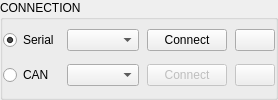
       <widget class="QGroupBox" name="ConnectionGroupBox">
        <property name="title">
         <string>CONNECTION</string>
        </property>
        <layout class="QGridLayout" name="gridLayout_12">
         <property name="leftMargin">
          <number>0</number>
         </property>
         <property name="topMargin">
          <number>0</number>
         </property>
         <property name="rightMargin">
          <number>0</number>
         </property>
         <property name="bottomMargin">
          <number>0</number>
         </property>
         <property name="horizontalSpacing">
          <number>8</number>
         </property>
         <property name="verticalSpacing">
          <number>4</number>
         </property>
         <item row="0" column="0">
          <widget class="QRadioButton" name="SerialRadioBtn">
           <property name="text">
            <string>Serial</string>
           </property>
           <property name="checked">
            <bool>true</bool>
           </property>
          </widget>
         </item>
         <item row="0" column="1">
          <widget class="QComboBox" name="SerialCombo">
           <property name="sizePolicy">
            <sizepolicy hsizetype="Minimum" vsizetype="Fixed">
             <horstretch>0</horstretch>
             <verstretch>0</verstretch>
            </sizepolicy>
           </property>
          </widget>
         </item>
         <item row="0" column="2">
          <widget class="QPushButton" name="SerialConnectBtn">
           <property name="text">
            <string>Connect</string>
           </property>
          </widget>
         </item>
         <item row="0" column="3">
          <widget class="QPushButton" name="SerialRefreshBtn">
           <property name="sizePolicy">
            <sizepolicy hsizetype="Maximum" vsizetype="Fixed">
             <horstretch>0</horstretch>
             <verstretch>0</verstretch>
            </sizepolicy>
           </property>
           <property name="toolTip">
            <string>Refresh</string>
           </property>
           <property name="text">
            <string/>
           </property>
           <property name="icon">
            <iconset resource="icons.qrc">
             <normaloff>:/icons/refresh_white.svg</normaloff>:/icons/refresh_white.svg</iconset>
           </property>
           <property name="iconSize">
            <size>
             <width>16</width>
             <height>16</height>
            </size>
           </property>
          </widget>
         </item>
         <item row="1" column="0">
          <widget class="QRadioButton" name="CanRadioBtn">
           <property name="text">
            <string>CAN</string>
           </property>
          </widget>
         </item>
         <item row="1" column="1">
          <widget class="QComboBox" name="CanCombo">
           <property name="sizePolicy">
            <sizepolicy hsizetype="Minimum" vsizetype="Fixed">
             <horstretch>0</horstretch>
             <verstretch>0</verstretch>
            </sizepolicy>
           </property>
          </widget>
         </item>
         <item row="1" column="2">
          <widget class="QPushButton" name="CanConnectBtn">
           <property name="enabled">
            <bool>false</bool>
           </property>
           <property name="text">
            <string>Connect</string>
           </property>
          </widget>
         </item>
         <item row="1" column="3">
          <widget class="QPushButton" name="CanRefreshBtn">
           <property name="enabled">
            <bool>false</bool>
           </property>
           <property name="sizePolicy">
            <sizepolicy hsizetype="Maximum" vsizetype="Fixed">
             <horstretch>0</horstretch>
             <verstretch>0</verstretch>
            </sizepolicy>
           </property>
           <property name="toolTip">
            <string>Refresh</string>
           </property>
           <property name="text">
            <string/>
           </property>
           <property name="icon">
            <iconset resource="icons.qrc">
             <normaloff>:/icons/refresh_white.svg</normaloff>:/icons/refresh_white.svg</iconset>
           </property>
           <property name="iconSize">
            <size>
             <width>16</width>
             <height>16</height>
            </size>
           </property>
          </widget>
         </item>
        </layout>
       </widget>
